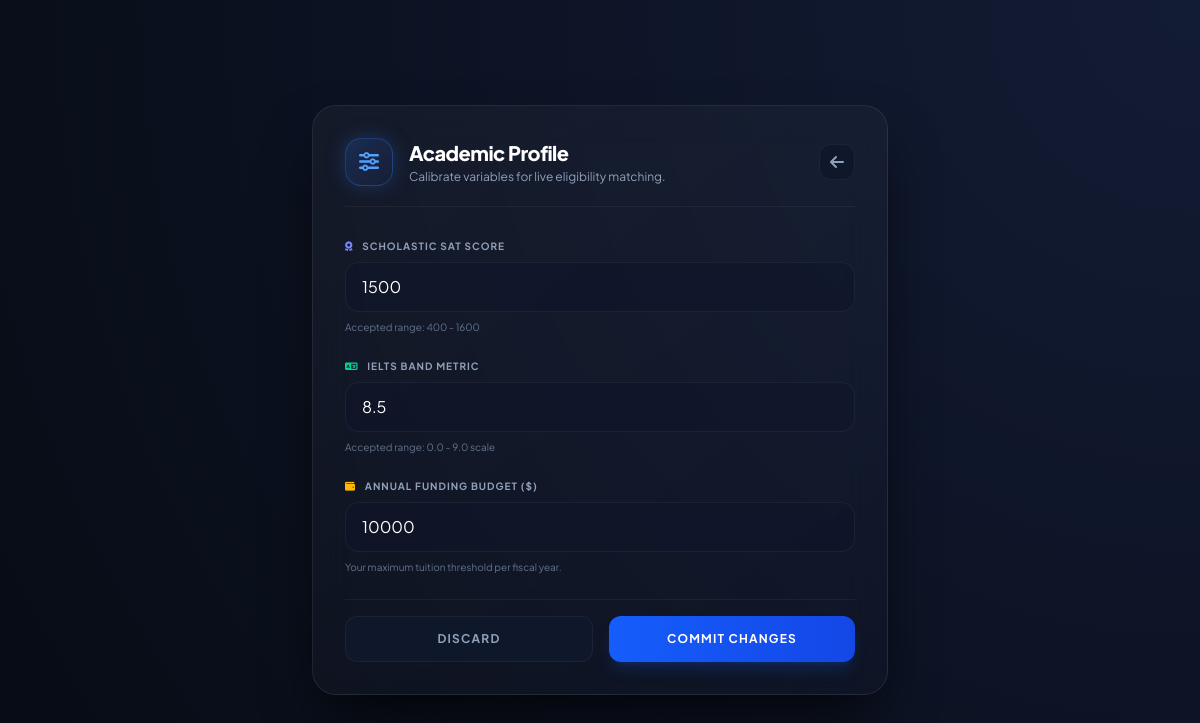
Screenshot of /profile/ (signed in) with the database file from the repository.
### unichance/models.py (models this page shows, shortened)
class UserProfile(models.Model):
    user = models.OneToOneField(User, on_delete=models.CASCADE, related_name='profile', null=True, blank=True)
    sat_score = models.IntegerField(default=0)
    ielts_score = models.FloatField(default=0.0)
    budget = models.IntegerField(default=0)

### unichance/views.py (the view, shortened to what this page needs)
# urls.py: path('profile/', views.profile_settings_view, name='profile_settings'),
@login_required(login_url='login')
def profile_settings_view(request):
    profile = request.user.profile
    return render(request, 'unichance/profile.html', {'profile': profile})

### unichance/templates/unichance/profile.html (shortened to what this page needs)
<!DOCTYPE html>
<html lang="en">
<head>
    <script src="https://cdn.jsdelivr.net/npm/@tailwindcss/browser@4"></script>
    <link rel="stylesheet" href="https://cdnjs.cloudflare.com/ajax/libs/font-awesome/6.4.0/css/all.min.css">
</head>
<body class="min-h-screen flex items-center justify-center p-4 antialiased">
    <div class="w-full max-w-xl premium-card rounded-3xl p-8 relative overflow-hidden">
        <div class="flex items-center justify-between mb-8 pb-5 border-b border-white/5">
            <div class="flex items-center gap-4">
                <div class="w-12 h-12 rounded-2xl bg-gradient-to-br from-blue-500/20 to-indigo-500/5 border border-blue-500/30 text-blue-400 flex items-center justify-center text-xl shadow-[0_0_20px_rgba(59,130,246,0.25)]">
                    <i class="fa-solid fa-sliders"></i>
                </div>
                <div>
                    <h1 class="text-xl font-black text-white tracking-tight">Academic Profile</h1>
                    <p class="text-xs text-slate-400 mt-0.5">Calibrate variables for live eligibility matching.</p>
                </div>
            </div>
            <a href="{% url 'unichance_dashboard' %}" class="w-9 h-9 flex items-center justify-center rounded-xl bg-slate-900 border border-white/5 text-slate-400 hover:text-white transition">
                <i class="fa-solid fa-arrow-left"></i>
            </a>
        </div>
        <form method="POST" class="space-y-6">
            <div class="space-y-2">
                <label class="block text-[10px] font-bold uppercase tracking-widest text-slate-400"><i class="fa-solid fa-award text-indigo-400 mr-1.5"></i> Scholastic SAT Score</label>
                <input type="number" name="sat_score" value="{{ profile.sat_score }}" placeholder="e.g. 1450" min="400" max="1600">
                <span class="text-[10px] text-slate-500 block">Accepted range: 400 - 1600</span>
            </div>
            <div class="space-y-2">
                <label class="block text-[10px] font-bold uppercase tracking-widest text-slate-400"><i class="fa-solid fa-language text-emerald-400 mr-1.5"></i> IELTS Band Metric</label>
                <input type="number" step="0.5" name="ielts_score" value="{{ profile.ielts_score }}" placeholder="e.g. 7.5" min="0" max="9">
                <span class="text-[10px] text-slate-500 block">Accepted range: 0.0 - 9.0 scale</span>
            </div>
            <div class="space-y-2">
                <label class="block text-[10px] font-bold uppercase tracking-widest text-slate-400"><i class="fa-solid fa-wallet text-amber-400 mr-1.5"></i> Annual Funding Budget ($)</label>
                <input type="number" name="budget" value="{{ profile.budget }}" placeholder="e.g. 25000">
                <span class="text-[10px] text-slate-500 block">Your maximum tuition threshold per fiscal year.</span>
            </div>
            <div class="pt-4 border-t border-white/5 flex gap-4">
                <a href="{% url 'unichance_dashboard' %}" class="flex-1 bg-slate-900 hover:bg-slate-800 border border-white/5 text-slate-400 hover:text-white font-bold text-xs py-3.5 rounded-xl uppercase tracking-widest text-center transition">
                    Discard
                </a>
                <button type="submit" class="flex-1 bg-gradient-to-r from-blue-600 to-blue-700 hover:from-blue-500 hover:to-blue-600 text-white font-bold text-xs py-3.5 rounded-xl uppercase tracking-widest transition shadow-lg shadow-blue-600/20 cursor-pointer">
                    Commit Changes
                </button>
            </div>
        </form>
    </div>
</body>
</html>

### unichance/templates/unichance/profile.html (style rules this page uses)
body { background: radial-gradient(circle at top right, #131c35 0%, #070b14 100%); font-family: 'Plus Jakarta Sans', sans-serif; }
.premium-card { background: linear-gradient(145deg, rgba(255, 255, 255, 0.04) 0%, rgba(255, 255, 255, 0.01) 100%); border: 1px solid rgba(255, 255, 255, 0.08); backdrop-filter: blur(20px); box-shadow: 0 30px 60px -15px rgba(0, 0, 0, 0.8); }
input { background-color: rgba(15, 23, 42, 0.6) !important; border: 1px solid rgba(255, 255, 255, 0.05) !important; color: white !important; border-radius: 14px !important; padding: 12px 16px !important; outline: none !important; transition: all 0.3s ease !important; width: 100%; }

### rows the page displays
UserProfile: sat_score "1500", ielts_score "8.5", budget "10000"
